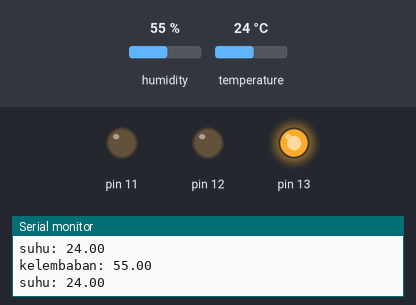
A sketch run on a simulated Arduino Uno, built with avr-gcc and run on an emulated ATmega328P. Shown: output pins drawn as LEDs (lit = HIGH), the last lines printed to the serial monitor. The test bench sets the inputs (shaded band); at power-on: temperature 24 °C, humidity 55 %.

Above: at 2.8 s.
2.9 s: temperature set to 29.5 °C
5.6 s: temperature set to 30.3 °C
At 6.4 s:
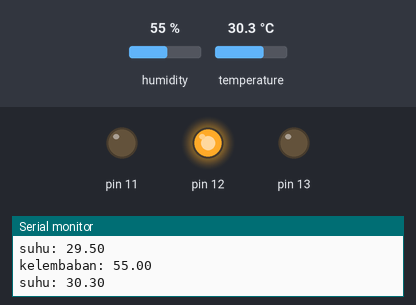
8.3 s: temperature set to 12 °C
At 11.2 s:
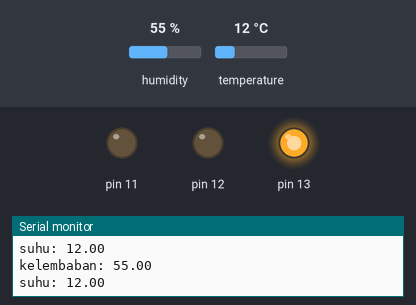
11.5 s: temperature set to 33 °C
At 13.0 s:
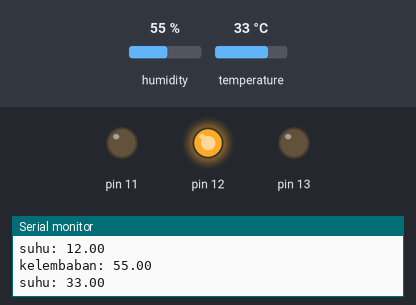
Timing chart, 0 to 14.5 s (numbered marks = the images above; inputs shaded):
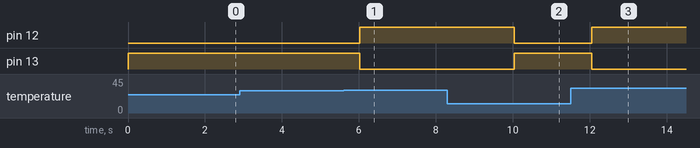

Measured:
- the behaviour switches between 29.9 and 30 °C on temperature (found by bisection; images 0 and 1)
- after the input at 5.6 s, pin 12: LOW → HIGH after 0.43 s; pin 13: HIGH → LOW after 0.43 s
- after the input at 8.3 s, pin 12: HIGH → LOW after 1.7 s; pin 13: LOW → HIGH after 1.7 s
- after the input at 11.5 s, pin 12: LOW → HIGH after 0.55 s; pin 13: HIGH → LOW after 0.55 s

The sketch:

-Arduino-Temperature-and-Humidity-Sensor-with-LED-Indicators.ino
```cpp
#include <DHT.h>

DHT dht(2, DHT22);

void setup() {
  pinMode(13, OUTPUT);
  pinMode(12, OUTPUT);
  pinMode(11, OUTPUT);
  Serial.begin(9600);
  dht.begin();

}

void loop() {
  float kelembaban = dht.readHumidity();
  float suhu = dht.readTemperature();

  if (suhu<30){
    digitalWrite(13, HIGH);
    digitalWrite(12, LOW);
    digitalWrite(11, LOW);
  }
  if (suhu>=30){
    digitalWrite(13, LOW);
    digitalWrite(12, HIGH);
    digitalWrite(11, LOW);
  }
  if (suhu>50){
    digitalWrite(13, LOW);
    digitalWrite(12, LOW);
    digitalWrite(11, HIGH);
  }

  Serial.print("kelembaban: ");
  Serial.println(kelembaban);
  Serial.print("suhu: ");
  Serial.println(suhu);
  delay(1000);

}
```
